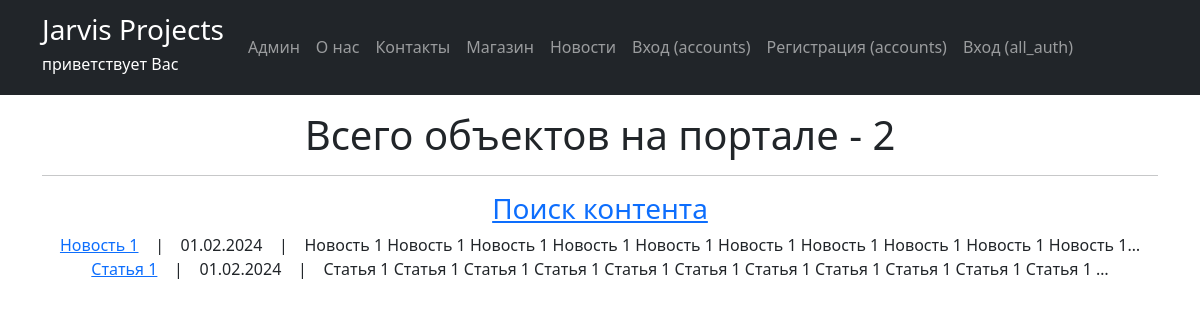
/newsportal/posts/, run on an earlier commit of the app's database.
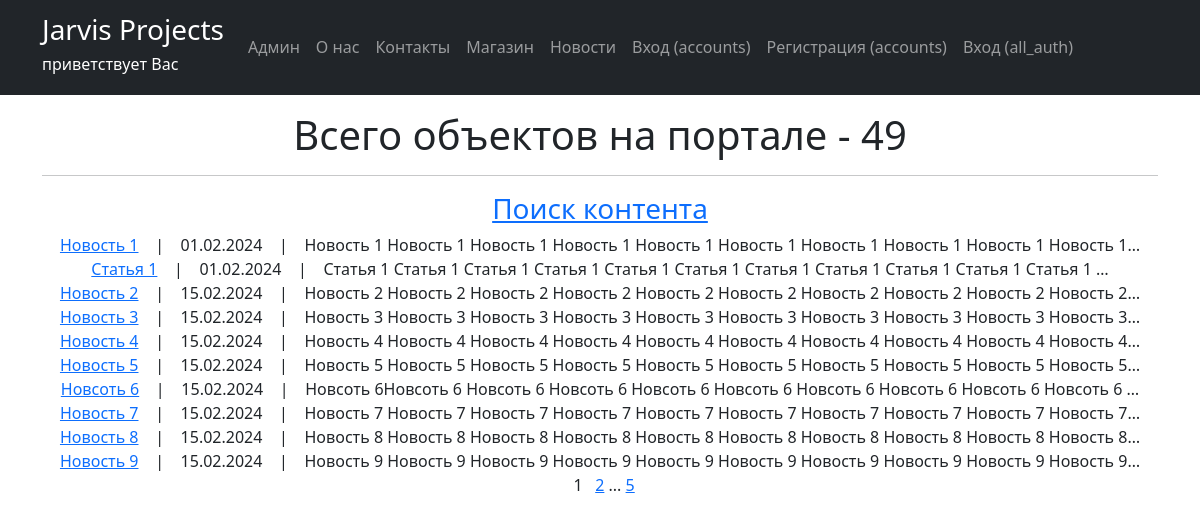
And on a later commit of the database.
### newsportal/models.py (models this page shows, shortened)
class Post(models.Model):
    author = models.ForeignKey(Author, on_delete=models.CASCADE)
    postCategory = models.ManyToManyField(Category, through='PostCategory', verbose_name='Категория')
    CATEGORY_CHOICES = (
        ('NW', 'Новость'),
        ('AR', 'Статья'),
    )
    categoryType = models.CharField(max_length=2, choices=CATEGORY_CHOICES)
    dateCreation = models.DateTimeField(auto_now_add=True)
    title = models.CharField(max_length=128, verbose_name='Заголовок')
    text = models.TextField(verbose_name='Содержание')
    rating = models.IntegerField(default=0)
    class Meta:
        verbose_name = 'Контент'
        verbose_name_plural = 'Контент'

### newsportal/views.py (the view)
# urls.py: path('posts/', PostList.as_view(template_name = 'newsportal/posts.html'), name='posts'),
class PostList(ListView):
    model = Post
    ordering = 'dateCreation'
    context_object_name = 'posts'
    paginate_by = 10
    def get_queryset(self):
        queryset = super().get_queryset()
        self.filterset = PostFilter(self.request.GET, queryset)
        return self.filterset.qs
    def get_context_data(self, **kwargs):
        context = super().get_context_data(**kwargs)
        context['total_posts_count'] = self.filterset.qs.count()
        context['filterset'] = self.filterset
        context['user_is_author'] = self.request.user.groups.filter(name='authors').exists()
        context['user_is_not_author'] = not self.request.user.groups.filter(name='authors').exists()
        return context

### newsportal/templatetags/custom_filters_newsportal.py (called while the page is built)
@register.filter()
def censor(value):
    stop_list = STOP_LIST_WORDS
    for word in value.split():
        if word.lower() in stop_list:
            value = value.replace(word, f'{word[0]}{"*" * (len(word)-1)}')
    return value

### newsportal/templatetags/custom_tags_newsportal.py (called while the page is built)
@register.simple_tag(takes_context=True)
def url_replace(context, **kwargs):
   d = context['request'].GET.copy()
   for k, v in kwargs.items():
       d[k] = v
   return d.urlencode()

### newsportal/templates/newsportal/posts.html (shortened to what this page needs)
{% extends 'flatpages/default.html' %}
{% load custom_filters_newsportal %}
{% load custom_tags_newsportal %}
{% block content %}
    <p>
        <h1>Всего объектов на портале - {{ total_posts_count }}</h1>
    </p>
    <hr>
    <h3><a href="{% url 'post_search' %}">Поиск контента</a></h3>
    {% if posts %}
           {% for post in posts %}
           <tr>
                <a href="{% url 'post' post.id %}">{{ post.title|censor }}</a> &nbsp&nbsp | &nbsp&nbsp
                {{ post.dateCreation|date:'d.m.Y'}} &nbsp&nbsp | &nbsp&nbsp
                {{ post.text|truncatechars:100|censor}}
                <br>
           {% endfor %}
   {% else %}
        <h2>Новостей нет</h2>
    {% endif %}
    {% if total_posts_count > 10 %}
            &nbsp&nbsp{{ page_obj.number }}&nbsp&nbsp
        {% if page_obj.has_next %}
        <a href="?{% url_replace page=page_obj.next_page_number %}">{{ page_obj.next_page_number }}</a>
            {% if paginator.num_pages != page_obj.next_page_number %}
                ...
                <a href="?{% url_replace page=page_obj.paginator.num_pages %}">{{ page_obj.paginator.num_pages }}</a>
            {% endif %}
        {% endif %}
    {% endif %}
{% endblock content %}

### templates/flatpages/default.html (shortened to what this page needs)
<!DOCTYPE html>
<html lang="en">
    <head>
        {% load static %}
        <link href="{% static 'css/styles.css' %}" rel="stylesheet" />
    </head>
    <body>
        <nav class="navbar navbar-expand-lg navbar-dark bg-dark static-top">
            <div class="container">
                <a class="navbar-brand" href="#"><h3>Jarvis Projects</h3>
                    <h6>приветствует Вас</h6>
                    <h6>{{ user.username }}</h6></a>
                <div class="collapse navbar-collapse" id="navbarResponsive">
                    <ul class="navbar-nav ml-auto">
                        <li class="nav-item active">
                            <a class="nav-link" href="/admin">Админ
                            </a>
                        </li>
                        <li class="nav-item">
                            <a class="nav-link" href="/about/">О нас</a>
                        </li>
                        <li class="nav-item">
                            <a class="nav-link" href="/contacts/">Контакты</a>
                        </li>
                        <li class="nav-item">
                            <a class="nav-link" href="/store/products/">Магазин</a>
                        </li>
                        <li class="nav-item">
                            <a class="nav-link" href="/newsportal/posts/">Новости</a>
                        </li>
                        {% if user.is_authenticated %}
                        <li class="nav-item">
                            <form method="post" action="{% url 'logout' %}">
                                {% csrf_token %}
                                <button type="submit" class="nav-link" style="background-color: transparent; border: none; cursor: pointer;">Выход</button>
                            </form>
                        </li>
                        {% else %}
                            <li class="nav-item">
                                <a class="nav-link" href="{% url 'login' %}">Вход (accounts)</a>
                            </li>
                            <li class="nav-item">
                                <a class="nav-link" href="{% url 'signup' %}">Регистрация (accounts)</a>
                            </li>
                            <li class="nav-item">
                                <a class="nav-link" href="{% url 'account_login' %}">Вход (all_auth)</a>
                            </li>
                        {% endif %}
                    </ul>
                </div>
            </div>
        </nav>
        <div class="container">
            <div class="row">
                <div class="col-lg-12 text-center">
                    {% block content %}{% endblock content %}
                </div>
            </div>
         </div>
    </body>
</html>

What changed in the data, as far as the page shows it:
added Post: title|censor "Новость 2", dateCreation "15.02.2024", text|censor "Новость 2 Новость 2 Новость 2 Новость 2 Новость 2 Новость 2 Новость 2 Новость 2 Новость 2 Новость 2…"
added Post: title|censor "Новость 3", dateCreation "15.02.2024", text|censor "Новость 3 Новость 3 Новость 3 Новость 3 Новость 3 Новость 3 Новость 3 Новость 3 Новость 3 Новость 3…"
added Post: title|censor "Новость 4", dateCreation "15.02.2024", text|censor "Новость 4 Новость 4 Новость 4 Новость 4 Новость 4 Новость 4 Новость 4 Новость 4 Новость 4 Новость 4…"
added Post: title|censor "Новость 5", dateCreation "15.02.2024", text|censor "Новость 5 Новость 5 Новость 5 Новость 5 Новость 5 Новость 5 Новость 5 Новость 5 Новость 5 Новость 5…"
added Post: title|censor "Новсоть 6", dateCreation "15.02.2024", text|censor "Новсоть 6Новсоть 6 Новсоть 6 Новсоть 6 Новсоть 6 Новсоть 6 Новсоть 6 Новсоть 6 Новсоть 6 Новсоть 6 …"
added Post: title|censor "Новость 7", dateCreation "15.02.2024", text|censor "Новость 7 Новость 7 Новость 7 Новость 7 Новость 7 Новость 7 Новость 7 Новость 7 Новость 7 Новость 7…"
added Post: title|censor "Новость 8", dateCreation "15.02.2024", text|censor "Новость 8 Новость 8 Новость 8 Новость 8 Новость 8 Новость 8 Новость 8 Новость 8 Новость 8 Новость 8…"
added Post: title|censor "Новость 9", dateCreation "15.02.2024", text|censor "Новость 9 Новость 9 Новость 9 Новость 9 Новость 9 Новость 9 Новость 9 Новость 9 Новость 9 Новость 9…"
Also different on the page:
{{ total_posts_count }}: "2" → "49"
{{ page_obj.number }}: (not shown) → "1"
{{ page_obj.next_page_number }}: (not shown) → "2"
{{ page_obj.paginator.num_pages }}: (not shown) → "5"
